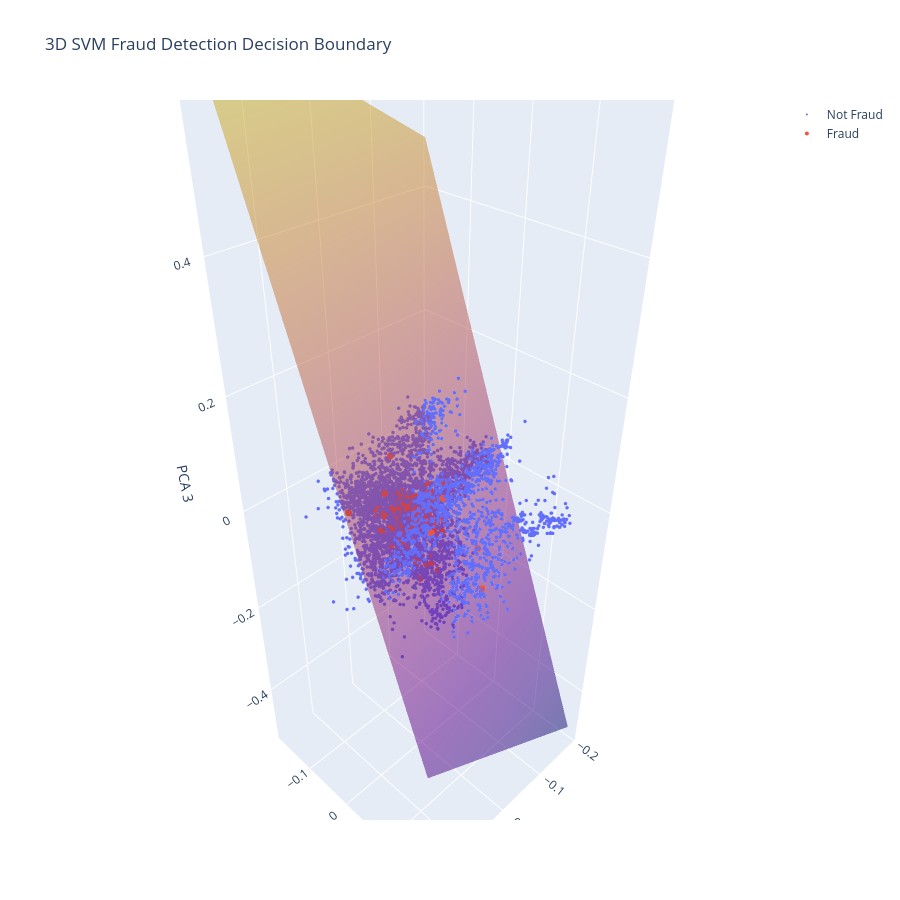

Source (notebook cell):
### Code cell
import numpy as np
import pandas as pd

from sklearn.decomposition import PCA
from sklearn.svm import SVC

import plotly.graph_objects as go

# ====================================
# Reduce original features to 3D
# ====================================

pca = PCA(
    n_components=3,
    random_state=42
)

X_train_3d = pca.fit_transform(X_train)

# ====================================
# Sample data
# Fraud datasets are huge
# ====================================

df = pd.DataFrame({
    "PC1": X_train_3d[:,0],
    "PC2": X_train_3d[:,1],
    "PC3": X_train_3d[:,2],
    "Class": y_train
})

normal_df = df[df["Class"] == 0].sample(
    n=min(5000, len(df[df["Class"] == 0])),
    random_state=42
)

fraud_df = df[df["Class"] == 1]

plot_df = pd.concat(
    [normal_df, fraud_df]
)

# ====================================
# Train 3D SVM
# ====================================

X_vis = plot_df[["PC1","PC2","PC3"]].values
y_vis = plot_df["Class"].values

svm_vis = SVC(
    kernel="linear",
    class_weight="balanced"
)

svm_vis.fit(X_vis, y_vis)

# ====================================
# Create 3D decision surface
# ====================================

x_min, x_max = X_vis[:,0].min(), X_vis[:,0].max()
y_min, y_max = X_vis[:,1].min(), X_vis[:,1].max()

xx, yy = np.meshgrid(
    np.linspace(x_min, x_max, 40),
    np.linspace(y_min, y_max, 40)
)

w = svm_vis.coef_[0]
b = svm_vis.intercept_[0]

# Plane equation:
# w0*x + w1*y + w2*z + b = 0

zz = (-w[0]*xx - w[1]*yy - b) / w[2]

# ====================================
# Plot Fraud Points
# ====================================

fraud_trace = go.Scatter3d(
    x=fraud_df["PC1"],
    y=fraud_df["PC2"],
    z=fraud_df["PC3"],
    mode="markers",
    name="Fraud",
    marker=dict(
        size=4
    )
)

# ====================================
# Plot Normal Points
# ====================================

normal_trace = go.Scatter3d(
    x=normal_df["PC1"],
    y=normal_df["PC2"],
    z=normal_df["PC3"],
    mode="markers",
    name="Not Fraud",
    marker=dict(
        size=2
    )
)

# ====================================
# Decision Boundary Plane
# ====================================

surface = go.Surface(
    x=xx,
    y=yy,
    z=zz,
    opacity=0.5,
    showscale=False,
    name="Decision Boundary"
)

# ====================================
# Interactive Figure
# ====================================

fig = go.Figure(
    data=[
        normal_trace,
        fraud_trace,
        surface
    ]
)

fig.update_layout(
    title="3D SVM Fraud Detection Decision Boundary",
    scene=dict(
        xaxis_title="PCA 1",
        yaxis_title="PCA 2",
        zaxis_title="PCA 3"
    ),
    height=900
)

fig.show()

### Figure 1 — Plotly figure (JSON) as saved in the notebook; plotly's stock layout.template omitted (floating-point values rounded to 4 significant figures; data arrays with more than 128 entries replaced by an {"elided": "..."} marker saying what was removed)
{"data": [{"marker": {"size": 2}, "mode": "markers", "name": "Not Fraud", "type": "scatter3d", "x": {"elided": "5000 float values"}, "y": {"elided": "5000 float values"}, "z": {"elided": "5000 float values"}}, {"marker": {"size": 4}, "mode": "markers", "name": "Fraud", "type": "scatter3d", "x": {"elided": "356 float values"}, "y": {"elided": "356 float values"}, "z": {"elided": "356 float values"}}, {"name": "Decision Boundary", "opacity": 0.5, "showscale": false, "type": "surface", "x": {"elided": "40x40 float values"}, "y": {"elided": "40x40 float values"}, "z": {"elided": "40x40 float values"}}], "layout": {"height": 900, "scene": {"xaxis": {"title": {"text": "PCA 1"}}, "yaxis": {"title": {"text": "PCA 2"}}, "zaxis": {"title": {"text": "PCA 3"}}}, "title": {"text": "3D SVM Fraud Detection Decision Boundary"}}}
